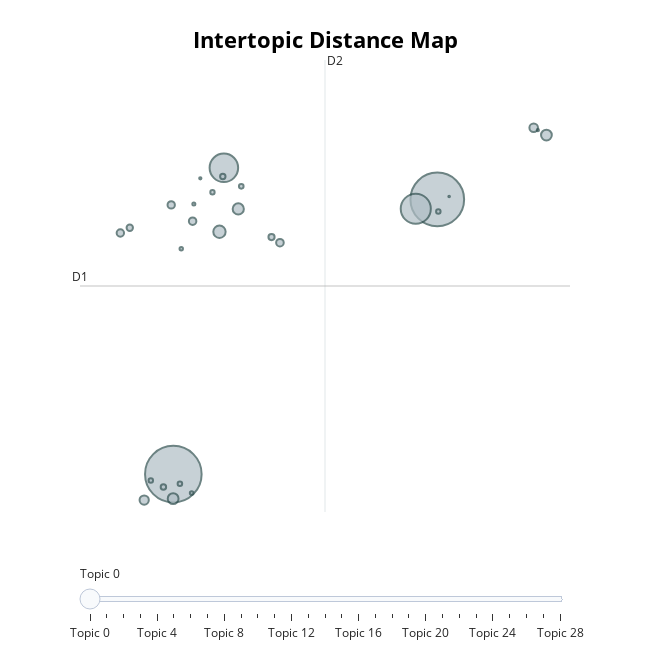

Notebook code for this chart:
### Code cell
topic_model = topic_model.reduce_topics(docs, nr_topics=30)
topic_model.visualize_topics()

### Figure 1 — Plotly figure (JSON) as saved in the notebook; plotly's stock layout.template omitted (floating-point values rounded to 4 significant figures)
{"data": [{"customdata": [[0, "boss | enemy | play | like | good", 14505], [1, "good | fuck | yes | bad | suck", 13049], [2, "die | love | death | hate | ii", 4099], [3, "gud | git | darksouls | shrek | frigid", 3688], [4, "sun | praise | jolly | cooperation | die", 691], [5, "de | que | jogo | el | es", 567], [6, "server | save | onnnnnnnfromsoft | fix | cloud", 530], [7, "skeleton | hate | hand | don | fashion", 527], [8, "elden | ring | well | play | good", 389], [9, "hole | tongue | try | horse | finger", 333], [10, "seek | lest | bearer | bear | swallow", 263], [11, "underrated | overhate | underate | overhated | af", 253], [12, "peak | fiction | ii | clap | hater", 248], [13, "amana | shrine | amazing | fuck | aid", 244], [14, "goat | goate | rape | banger | rapier", 184], [15, "ahead | illusory | liar | wall | chest", 172], [16, "adp | level | lvl | bro | haha", 135], [17, "iron | windmill | passage | suck | fuck", 133], [18, "ign | enjoyer | enjoy | average | skyrim", 97], [19, "achievement | badge | get | die | hour", 94], [20, "son | family | wife | father | spend", 91], [21, "video | iframe | content | url | jason", 90], [22, "trust | lie | wary | april | fool", 85], [23, "adaptability | level | adaptibility | agi | tho", 60], [24, "gavlan | wheel | deal | gah | hah", 53], [25, "anus | estus | drink | flask | prepare", 42], [26, "swag | pog | gayming | swagg | badgy", 24], [27, "base | foraksen | scut | forefront | taint", 23], [28, "bussin | bussy | claymore | winton | rimco", 12]], "hovertemplate": "<b>Topic %{customdata[0]}</b><br>%{customdata[1]}<br>Size: %{customdata[2]}", "legendgroup": "", "marker": {"color": "#B0BEC5", "line": {"color": "DarkSlateGrey", "width": 2}, "size": [14505, 13049, 4099, 3688, 691, 567, 530, 527, 389, 333, 263, 253, 248, 244, 184, 172, 135, 133, 97, 94, 91, 90, 85, 60, 53, 42, 24, 23, 12], "sizemode": "area", "sizeref": 9.066, "symbol": "circle"}, "mode": "markers", "name": "", "orientation": "v", "showlegend": false, "type": "scatter", "x": [-4.331, 0.9625, 0.5312, -3.317, -3.406, -3.028, -4.335, 3.151, -4.915, 2.896, -2.193, -3.944, -5.393, -4.373, -5.204, -2.362, -4.53, -3.339, -2.968, -4.199, 0.9833, -4.782, -3.546, -3.963, -4.172, -3.919, -3.79, 2.979, 1.2], "xaxis": "x", "y": [4.248, 15.28, 14.9, 16.55, 13.98, 14.9, 3.263, 17.86, 3.208, 18.15, 13.54, 14.4, 13.93, 15.06, 14.14, 13.76, 3.731, 16.19, 15.8, 3.861, 14.79, 3.992, 15.57, 3.488, 13.3, 15.09, 16.13, 18.06, 15.39], "yaxis": "y"}], "layout": {"annotations": [{"showarrow": false, "text": "D1", "x": -6.202, "y": 11.8, "yshift": 10}, {"showarrow": false, "text": "D2", "x": -1.289, "xshift": 10, "y": 20.88}], "height": 650, "hoverlabel": {"bgcolor": "white", "font": {"family": "Rockwell", "size": 16}}, "legend": {"itemsizing": "constant", "tracegroupgap": 0}, "margin": {"t": 60}, "shapes": [{"line": {"color": "#CFD8DC", "width": 2}, "type": "line", "x0": -1.289, "x1": -1.289, "y0": 2.727, "y1": 20.88}, {"line": {"color": "#9E9E9E", "width": 2}, "type": "line", "x0": -6.202, "x1": 3.624, "y0": 11.8, "y1": 11.8}], "sliders": [{"active": 0, "pad": {"t": 50}, "steps": [{"args": [{"marker.color": [["red", "#B0BEC5", "#B0BEC5", "#B0BEC5", "#B0BEC5", "#B0BEC5", "#B0BEC5", "#B0BEC5", "#B0BEC5", "#B0BEC5", "#B0BEC5", "#B0BEC5", "#B0BEC5", "#B0BEC5", "#B0BEC5", "#B0BEC5", "#B0BEC5", "#B0BEC5", "#B0BEC5", "#B0BEC5", "#B0BEC5", "#B0BEC5", "#B0BEC5", "#B0BEC5", "#B0BEC5", "#B0BEC5", "#B0BEC5", "#B0BEC5", "#B0BEC5"]]}], "label": "Topic 0", "method": "update"}, {"args": [{"marker.color": [["#B0BEC5", "red", "#B0BEC5", "#B0BEC5", "#B0BEC5", "#B0BEC5", "#B0BEC5", "#B0BEC5", "#B0BEC5", "#B0BEC5", "#B0BEC5", "#B0BEC5", "#B0BEC5", "#B0BEC5", "#B0BEC5", "#B0BEC5", "#B0BEC5", "#B0BEC5", "#B0BEC5", "#B0BEC5", "#B0BEC5", "#B0BEC5", "#B0BEC5", "#B0BEC5", "#B0BEC5", "#B0BEC5", "#B0BEC5", "#B0BEC5", "#B0BEC5"]]}], "label": "Topic 1", "method": "update"}, {"args": [{"marker.color": [["#B0BEC5", "#B0BEC5", "red", "#B0BEC5", "#B0BEC5", "#B0BEC5", "#B0BEC5", "#B0BEC5", "#B0BEC5", "#B0BEC5", "#B0BEC5", "#B0BEC5", "#B0BEC5", "#B0BEC5", "#B0BEC5", "#B0BEC5", "#B0BEC5", "#B0BEC5", "#B0BEC5", "#B0BEC5", "#B0BEC5", "#B0BEC5", "#B0BEC5", "#B0BEC5", "#B0BEC5", "#B0BEC5", "#B0BEC5", "#B0BEC5", "#B0BEC5"]]}], "label": "Topic 2", "method": "update"}, {"args": [{"marker.color": [["#B0BEC5", "#B0BEC5", "#B0BEC5", "red", "#B0BEC5", "#B0BEC5", "#B0BEC5", "#B0BEC5", "#B0BEC5", "#B0BEC5", "#B0BEC5", "#B0BEC5", "#B0BEC5", "#B0BEC5", "#B0BEC5", "#B0BEC5", "#B0BEC5", "#B0BEC5", "#B0BEC5", "#B0BEC5", "#B0BEC5", "#B0BEC5", "#B0BEC5", "#B0BEC5", "#B0BEC5", "#B0BEC5", "#B0BEC5", "#B0BEC5", "#B0BEC5"]]}], "label": "Topic 3", "method": "update"}, {"args": [{"marker.color": [["#B0BEC5", "#B0BEC5", "#B0BEC5", "#B0BEC5", "red", "#B0BEC5", "#B0BEC5", "#B0BEC5", "#B0BEC5", "#B0BEC5", "#B0BEC5", "#B0BEC5", "#B0BEC5", "#B0BEC5", "#B0BEC5", "#B0BEC5", "#B0BEC5", "#B0BEC5", "#B0BEC5", "#B0BEC5", "#B0BEC5", "#B0BEC5", "#B0BEC5", "#B0BEC5", "#B0BEC5", "#B0BEC5", "#B0BEC5", "#B0BEC5", "#B0BEC5"]]}], "label": "Topic 4", "method": "update"}, {"args": [{"marker.color": [["#B0BEC5", "#B0BEC5", "#B0BEC5", "#B0BEC5", "#B0BEC5", "red", "#B0BEC5", "#B0BEC5", "#B0BEC5", "#B0BEC5", "#B0BEC5", "#B0BEC5", "#B0BEC5", "#B0BEC5", "#B0BEC5", "#B0BEC5", "#B0BEC5", "#B0BEC5", "#B0BEC5", "#B0BEC5", "#B0BEC5", "#B0BEC5", "#B0BEC5", "#B0BEC5", "#B0BEC5", "#B0BEC5", "#B0BEC5", "#B0BEC5", "#B0BEC5"]]}], "label": "Topic 5", "method": "update"}, {"args": [{"marker.color": [["#B0BEC5", "#B0BEC5", "#B0BEC5", "#B0BEC5", "#B0BEC5", "#B0BEC5", "red", "#B0BEC5", "#B0BEC5", "#B0BEC5", "#B0BEC5", "#B0BEC5", "#B0BEC5", "#B0BEC5", "#B0BEC5", "#B0BEC5", "#B0BEC5", "#B0BEC5", "#B0BEC5", "#B0BEC5", "#B0BEC5", "#B0BEC5", "#B0BEC5", "#B0BEC5", "#B0BEC5", "#B0BEC5", "#B0BEC5", "#B0BEC5", "#B0BEC5"]]}], "label": "Topic 6", "method": "update"}, {"args": [{"marker.color": [["#B0BEC5", "#B0BEC5", "#B0BEC5", "#B0BEC5", "#B0BEC5", "#B0BEC5", "#B0BEC5", "red", "#B0BEC5", "#B0BEC5", "#B0BEC5", "#B0BEC5", "#B0BEC5", "#B0BEC5", "#B0BEC5", "#B0BEC5", "#B0BEC5", "#B0BEC5", "#B0BEC5", "#B0BEC5", "#B0BEC5", "#B0BEC5", "#B0BEC5", "#B0BEC5", "#B0BEC5", "#B0BEC5", "#B0BEC5", "#B0BEC5", "#B0BEC5"]]}], "label": "Topic 7", "method": "update"}, {"args": [{"marker.color": [["#B0BEC5", "#B0BEC5", "#B0BEC5", "#B0BEC5", "#B0BEC5", "#B0BEC5", "#B0BEC5", "#B0BEC5", "red", "#B0BEC5", "#B0BEC5", "#B0BEC5", "#B0BEC5", "#B0BEC5", "#B0BEC5", "#B0BEC5", "#B0BEC5", "#B0BEC5", "#B0BEC5", "#B0BEC5", "#B0BEC5", "#B0BEC5", "#B0BEC5", "#B0BEC5", "#B0BEC5", "#B0BEC5", "#B0BEC5", "#B0BEC5", "#B0BEC5"]]}], "label": "Topic 8", "method": "update"}, {"args": [{"marker.color": [["#B0BEC5", "#B0BEC5", "#B0BEC5", "#B0BEC5", "#B0BEC5", "#B0BEC5", "#B0BEC5", "#B0BEC5", "#B0BEC5", "red", "#B0BEC5", "#B0BEC5", "#B0BEC5", "#B0BEC5", "#B0BEC5", "#B0BEC5", "#B0BEC5", "#B0BEC5", "#B0BEC5", "#B0BEC5", "#B0BEC5", "#B0BEC5", "#B0BEC5", "#B0BEC5", "#B0BEC5", "#B0BEC5", "#B0BEC5", "#B0BEC5", "#B0BEC5"]]}], "label": "Topic 9", "method": "update"}, {"args": [{"marker.color": [["#B0BEC5", "#B0BEC5", "#B0BEC5", "#B0BEC5", "#B0BEC5", "#B0BEC5", "#B0BEC5", "#B0BEC5", "#B0BEC5", "#B0BEC5", "red", "#B0BEC5", "#B0BEC5", "#B0BEC5", "#B0BEC5", "#B0BEC5", "#B0BEC5", "#B0BEC5", "#B0BEC5", "#B0BEC5", "#B0BEC5", "#B0BEC5", "#B0BEC5", "#B0BEC5", "#B0BEC5", "#B0BEC5", "#B0BEC5", "#B0BEC5", "#B0BEC5"]]}], "label": "Topic 10", "method": "update"}, {"args": [{"marker.color": [["#B0BEC5", "#B0BEC5", "#B0BEC5", "#B0BEC5", "#B0BEC5", "#B0BEC5", "#B0BEC5", "#B0BEC5", "#B0BEC5", "#B0BEC5", "#B0BEC5", "red", "#B0BEC5", "#B0BEC5", "#B0BEC5", "#B0BEC5", "#B0BEC5", "#B0BEC5", "#B0BEC5", "#B0BEC5", "#B0BEC5", "#B0BEC5", "#B0BEC5", "#B0BEC5", "#B0BEC5", "#B0BEC5", "#B0BEC5", "#B0BEC5", "#B0BEC5"]]}], "label": "Topic 11", "method": "update"}, {"args": [{"marker.color": [["#B0BEC5", "#B0BEC5", "#B0BEC5", "#B0BEC5", "#B0BEC5", "#B0BEC5", "#B0BEC5", "#B0BEC5", "#B0BEC5", "#B0BEC5", "#B0BEC5", "#B0BEC5", "red", "#B0BEC5", "#B0BEC5", "#B0BEC5", "#B0BEC5", "#B0BEC5", "#B0BEC5", "#B0BEC5", "#B0BEC5", "#B0BEC5", "#B0BEC5", "#B0BEC5", "#B0BEC5", "#B0BEC5", "#B0BEC5", "#B0BEC5", "#B0BEC5"]]}], "label": "Topic 12", "method": "update"}, {"args": [{"marker.color": [["#B0BEC5", "#B0BEC5", "#B0BEC5", "#B0BEC5", "#B0BEC5", "#B0BEC5", "#B0BEC5", "#B0BEC5", "#B0BEC5", "#B0BEC5", "#B0BEC5", "#B0BEC5", "#B0BEC5", "red", "#B0BEC5", "#B0BEC5", "#B0BEC5", "#B0BEC5", "#B0BEC5", "#B0BEC5", "#B0BEC5", "#B0BEC5", "#B0BEC5", "#B0BEC5", "#B0BEC5", "#B0BEC5", "#B0BEC5", "#B0BEC5", "#B0BEC5"]]}], "label": "Topic 13", "method": "update"}, {"args": [{"marker.color": [["#B0BEC5", "#B0BEC5", "#B0BEC5", "#B0BEC5", "#B0BEC5", "#B0BEC5", "#B0BEC5", "#B0BEC5", "#B0BEC5", "#B0BEC5", "#B0BEC5", "#B0BEC5", "#B0BEC5", "#B0BEC5", "red", "#B0BEC5", "#B0BEC5", "#B0BEC5", "#B0BEC5", "#B0BEC5", "#B0BEC5", "#B0BEC5", "#B0BEC5", "#B0BEC5", "#B0BEC5", "#B0BEC5", "#B0BEC5", "#B0BEC5", "#B0BEC5"]]}], "label": "Topic 14", "method": "update"}, {"args": [{"marker.color": [["#B0BEC5", "#B0BEC5", "#B0BEC5", "#B0BEC5", "#B0BEC5", "#B0BEC5", "#B0BEC5", "#B0BEC5", "#B0BEC5", "#B0BEC5", "#B0BEC5", "#B0BEC5", "#B0BEC5", "#B0BEC5", "#B0BEC5", "red", "#B0BEC5", "#B0BEC5", "#B0BEC5", "#B0BEC5", "#B0BEC5", "#B0BEC5", "#B0BEC5", "#B0BEC5", "#B0BEC5", "#B0BEC5", "#B0BEC5", "#B0BEC5", "#B0BEC5"]]}], "label": "Topic 15", "method": "update"}, {"args": [{"marker.color": [["#B0BEC5", "#B0BEC5", "#B0BEC5", "#B0BEC5", "#B0BEC5", "#B0BEC5", "#B0BEC5", "#B0BEC5", "#B0BEC5", "#B0BEC5", "#B0BEC5", "#B0BEC5", "#B0BEC5", "#B0BEC5", "#B0BEC5", "#B0BEC5", "red", "#B0BEC5", "#B0BEC5", "#B0BEC5", "#B0BEC5", "#B0BEC5", "#B0BEC5", "#B0BEC5", "#B0BEC5", "#B0BEC5", "#B0BEC5", "#B0BEC5", "#B0BEC5"]]}], "label": "Topic 16", "method": "update"}, {"args": [{"marker.color": [["#B0BEC5", "#B0BEC5", "#B0BEC5", "#B0BEC5", "#B0BEC5", "#B0BEC5", "#B0BEC5", "#B0BEC5", "#B0BEC5", "#B0BEC5", "#B0BEC5", "#B0BEC5", "#B0BEC5", "#B0BEC5", "#B0BEC5", "#B0BEC5", "#B0BEC5", "red", "#B0BEC5", "#B0BEC5", "#B0BEC5", "#B0BEC5", "#B0BEC5", "#B0BEC5", "#B0BEC5", "#B0BEC5", "#B0BEC5", "#B0BEC5", "#B0BEC5"]]}], "label": "Topic 17", "method": "update"}, {"args": [{"marker.color": [["#B0BEC5", "#B0BEC5", "#B0BEC5", "#B0BEC5", "#B0BEC5", "#B0BEC5", "#B0BEC5", "#B0BEC5", "#B0BEC5", "#B0BEC5", "#B0BEC5", "#B0BEC5", "#B0BEC5", "#B0BEC5", "#B0BEC5", "#B0BEC5", "#B0BEC5", "#B0BEC5", "red", "#B0BEC5", "#B0BEC5", "#B0BEC5", "#B0BEC5", "#B0BEC5", "#B0BEC5", "#B0BEC5", "#B0BEC5", "#B0BEC5", "#B0BEC5"]]}], "label": "Topic 18", "method": "update"}, {"args": [{"marker.color": [["#B0BEC5", "#B0BEC5", "#B0BEC5", "#B0BEC5", "#B0BEC5", "#B0BEC5", "#B0BEC5", "#B0BEC5", "#B0BEC5", "#B0BEC5", "#B0BEC5", "#B0BEC5", "#B0BEC5", "#B0BEC5", "#B0BEC5", "#B0BEC5", "#B0BEC5", "#B0BEC5", "#B0BEC5", "red", "#B0BEC5", "#B0BEC5", "#B0BEC5", "#B0BEC5", "#B0BEC5", "#B0BEC5", "#B0BEC5", "#B0BEC5", "#B0BEC5"]]}], "label": "Topic 19", "method": "update"}, {"args": [{"marker.color": [["#B0BEC5", "#B0BEC5", "#B0BEC5", "#B0BEC5", "#B0BEC5", "#B0BEC5", "#B0BEC5", "#B0BEC5", "#B0BEC5", "#B0BEC5", "#B0BEC5", "#B0BEC5", "#B0BEC5", "#B0BEC5", "#B0BEC5", "#B0BEC5", "#B0BEC5", "#B0BEC5", "#B0BEC5", "#B0BEC5", "red", "#B0BEC5", "#B0BEC5", "#B0BEC5", "#B0BEC5", "#B0BEC5", "#B0BEC5", "#B0BEC5", "#B0BEC5"]]}], "label": "Topic 20", "method": "update"}, {"args": [{"marker.color": [["#B0BEC5", "#B0BEC5", "#B0BEC5", "#B0BEC5", "#B0BEC5", "#B0BEC5", "#B0BEC5", "#B0BEC5", "#B0BEC5", "#B0BEC5", "#B0BEC5", "#B0BEC5", "#B0BEC5", "#B0BEC5", "#B0BEC5", "#B0BEC5", "#B0BEC5", "#B0BEC5", "#B0BEC5", "#B0BEC5", "#B0BEC5", "red", "#B0BEC5", "#B0BEC5", "#B0BEC5", "#B0BEC5", "#B0BEC5", "#B0BEC5", "#B0BEC5"]]}], "label": "Topic 21", "method": "update"}, {"args": [{"marker.color": [["#B0BEC5", "#B0BEC5", "#B0BEC5", "#B0BEC5", "#B0BEC5", "#B0BEC5", "#B0BEC5", "#B0BEC5", "#B0BEC5", "#B0BEC5", "#B0BEC5", "#B0BEC5", "#B0BEC5", "#B0BEC5", "#B0BEC5", "#B0BEC5", "#B0BEC5", "#B0BEC5", "#B0BEC5", "#B0BEC5", "#B0BEC5", "#B0BEC5", "red", "#B0BEC5", "#B0BEC5", "#B0BEC5", "#B0BEC5", "#B0BEC5", "#B0BEC5"]]}], "label": "Topic 22", "method": "update"}, {"args": [{"marker.color": [["#B0BEC5", "#B0BEC5", "#B0BEC5", "#B0BEC5", "#B0BEC5", "#B0BEC5", "#B0BEC5", "#B0BEC5", "#B0BEC5", "#B0BEC5", "#B0BEC5", "#B0BEC5", "#B0BEC5", "#B0BEC5", "#B0BEC5", "#B0BEC5", "#B0BEC5", "#B0BEC5", "#B0BEC5", "#B0BEC5", "#B0BEC5", "#B0BEC5", "#B0BEC5", "red", "#B0BEC5", "#B0BEC5", "#B0BEC5", "#B0BEC5", "#B0BEC5"]]}], "label": "Topic 23", "method": "update"}, {"args": [{"marker.color": [["#B0BEC5", "#B0BEC5", "#B0BEC5", "#B0BEC5", "#B0BEC5", "#B0BEC5", "#B0BEC5", "#B0BEC5", "#B0BEC5", "#B0BEC5", "#B0BEC5", "#B0BEC5", "#B0BEC5", "#B0BEC5", "#B0BEC5", "#B0BEC5", "#B0BEC5", "#B0BEC5", "#B0BEC5", "#B0BEC5", "#B0BEC5", "#B0BEC5", "#B0BEC5", "#B0BEC5", "red", "#B0BEC5", "#B0BEC5", "#B0BEC5", "#B0BEC5"]]}], "label": "Topic 24", "method": "update"}, {"args": [{"marker.color": [["#B0BEC5", "#B0BEC5", "#B0BEC5", "#B0BEC5", "#B0BEC5", "#B0BEC5", "#B0BEC5", "#B0BEC5", "#B0BEC5", "#B0BEC5", "#B0BEC5", "#B0BEC5", "#B0BEC5", "#B0BEC5", "#B0BEC5", "#B0BEC5", "#B0BEC5", "#B0BEC5", "#B0BEC5", "#B0BEC5", "#B0BEC5", "#B0BEC5", "#B0BEC5", "#B0BEC5", "#B0BEC5", "red", "#B0BEC5", "#B0BEC5", "#B0BEC5"]]}], "label": "Topic 25", "method": "update"}, {"args": [{"marker.color": [["#B0BEC5", "#B0BEC5", "#B0BEC5", "#B0BEC5", "#B0BEC5", "#B0BEC5", "#B0BEC5", "#B0BEC5", "#B0BEC5", "#B0BEC5", "#B0BEC5", "#B0BEC5", "#B0BEC5", "#B0BEC5", "#B0BEC5", "#B0BEC5", "#B0BEC5", "#B0BEC5", "#B0BEC5", "#B0BEC5", "#B0BEC5", "#B0BEC5", "#B0BEC5", "#B0BEC5", "#B0BEC5", "#B0BEC5", "red", "#B0BEC5", "#B0BEC5"]]}], "label": "Topic 26", "method": "update"}, {"args": [{"marker.color": [["#B0BEC5", "#B0BEC5", "#B0BEC5", "#B0BEC5", "#B0BEC5", "#B0BEC5", "#B0BEC5", "#B0BEC5", "#B0BEC5", "#B0BEC5", "#B0BEC5", "#B0BEC5", "#B0BEC5", "#B0BEC5", "#B0BEC5", "#B0BEC5", "#B0BEC5", "#B0BEC5", "#B0BEC5", "#B0BEC5", "#B0BEC5", "#B0BEC5", "#B0BEC5", "#B0BEC5", "#B0BEC5", "#B0BEC5", "#B0BEC5", "red", "#B0BEC5"]]}], "label": "Topic 27", "method": "update"}, {"args": [{"marker.color": [["#B0BEC5", "#B0BEC5", "#B0BEC5", "#B0BEC5", "#B0BEC5", "#B0BEC5", "#B0BEC5", "#B0BEC5", "#B0BEC5", "#B0BEC5", "#B0BEC5", "#B0BEC5", "#B0BEC5", "#B0BEC5", "#B0BEC5", "#B0BEC5", "#B0BEC5", "#B0BEC5", "#B0BEC5", "#B0BEC5", "#B0BEC5", "#B0BEC5", "#B0BEC5", "#B0BEC5", "#B0BEC5", "#B0BEC5", "#B0BEC5", "#B0BEC5", "red"]]}], "label": "Topic 28", "method": "update"}]}], "title": {"font": {"color": "Black", "size": 22}, "text": "<b>Intertopic Distance Map</b>", "x": 0.5, "xanchor": "center", "y": 0.95, "yanchor": "top"}, "width": 650, "xaxis": {"anchor": "y", "domain": [0, 1], "range": [-6.202, 3.624], "title": {"text": ""}, "visible": false}, "yaxis": {"anchor": "x", "domain": [0, 1], "range": [2.727, 20.88], "title": {"text": ""}, "visible": false}}}
